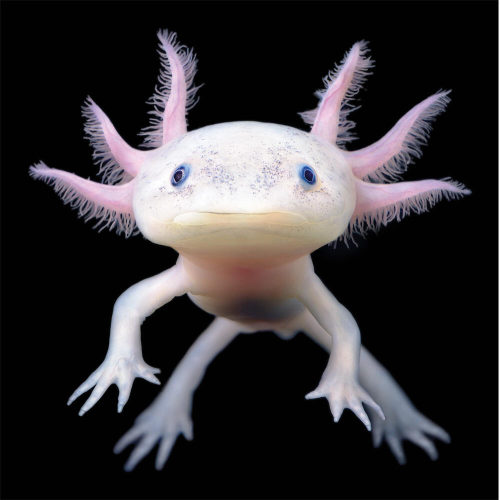
#> input picture Image_Classification/axolotl.jpg, 1000 x 1000 px (shown at 1/2 size)
$ python -i enhanced_filter.py   (imports and definitions only)
#> lines starting #> are read from the running program, lines starting #| are printed output that depends on the picture
#> further down, picture is the input picture: PIL image 1000x1000 RGB; mean R, G, B 53.4, 50.4, 52.8
from PIL import Image, ImageFilter, ImageOps
import matplotlib.pyplot as plt
import numpy as np
import os

# --------- Filters ---------
# [15 lines left out: functions filter_bw, filter_sepia, not called in this run]

def filter_posterize(img, bits=3):
    """Reduce color depth for a flat pop-art look."""
    return ImageOps.posterize(img.convert("RGB"), bits)

def filter_sketch(img):
    """Light pencil-sketch style via edges + grayscale blend."""
    gray = ImageOps.grayscale(img)
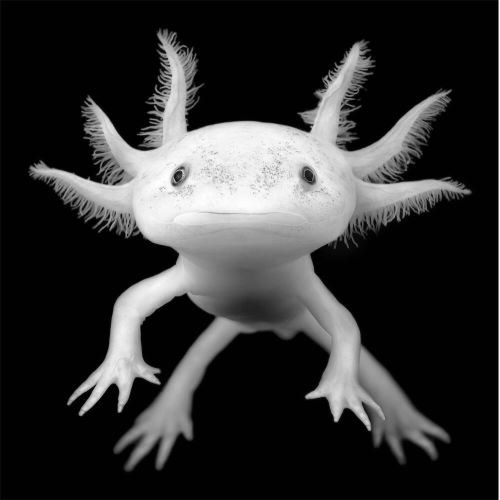
#> gray: PIL image 1000x1000 L (shown at 1/2 size); min 0, max 255, mean 51.6
    edges = gray.filter(ImageFilter.FIND_EDGES)
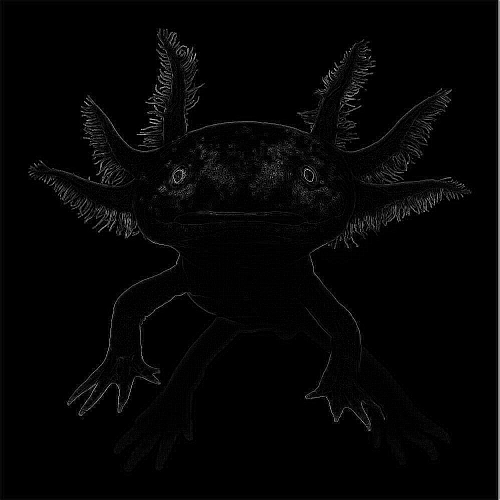
#> edges: PIL image 1000x1000 L (shown at 1/2 size); min 0, max 255, mean 4.7
    edges = ImageOps.invert(edges)
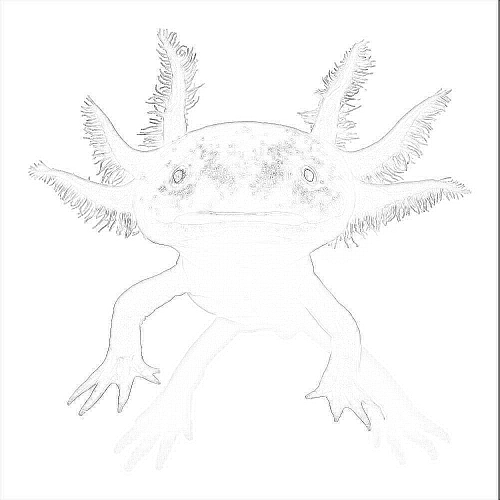
#> edges: PIL image 1000x1000 L (shown at 1/2 size); min 0, max 255, mean 250.3
    sketch = ImageOps.autocontrast(Image.blend(gray, edges, alpha=0.5))
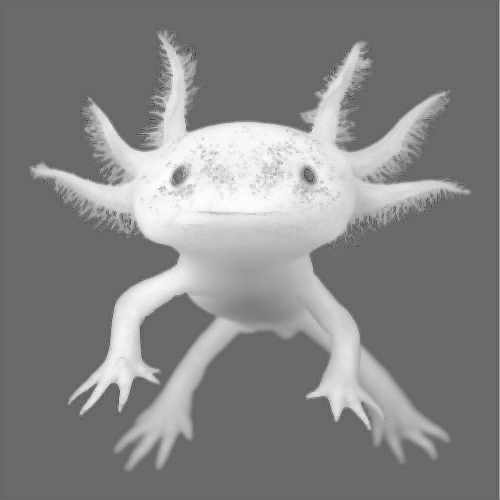
#> sketch: PIL image 1000x1000 L (shown at 1/2 size); min 0, max 255, mean 132.9
    return sketch.convert("RGB")

# [11 lines left out: function filter_ripple, not called in this run]

FILTERS = {
    # black & white
    "bw": filter_bw,
    # stylize / artistic
    "sepia": filter_sepia,
    "posterize": filter_posterize,
    "sketch": filter_sketch,
    # distortion
    "ripple": filter_ripple,
}

# [16 lines left out: function apply_filter, not called in this run]

# --------- CLI loop ---------
# [24 lines not run here, left out]

>>> from PIL import Image
>>> picture = Image.open('axolotl.jpg')
>>> result = filter_sketch(picture)
